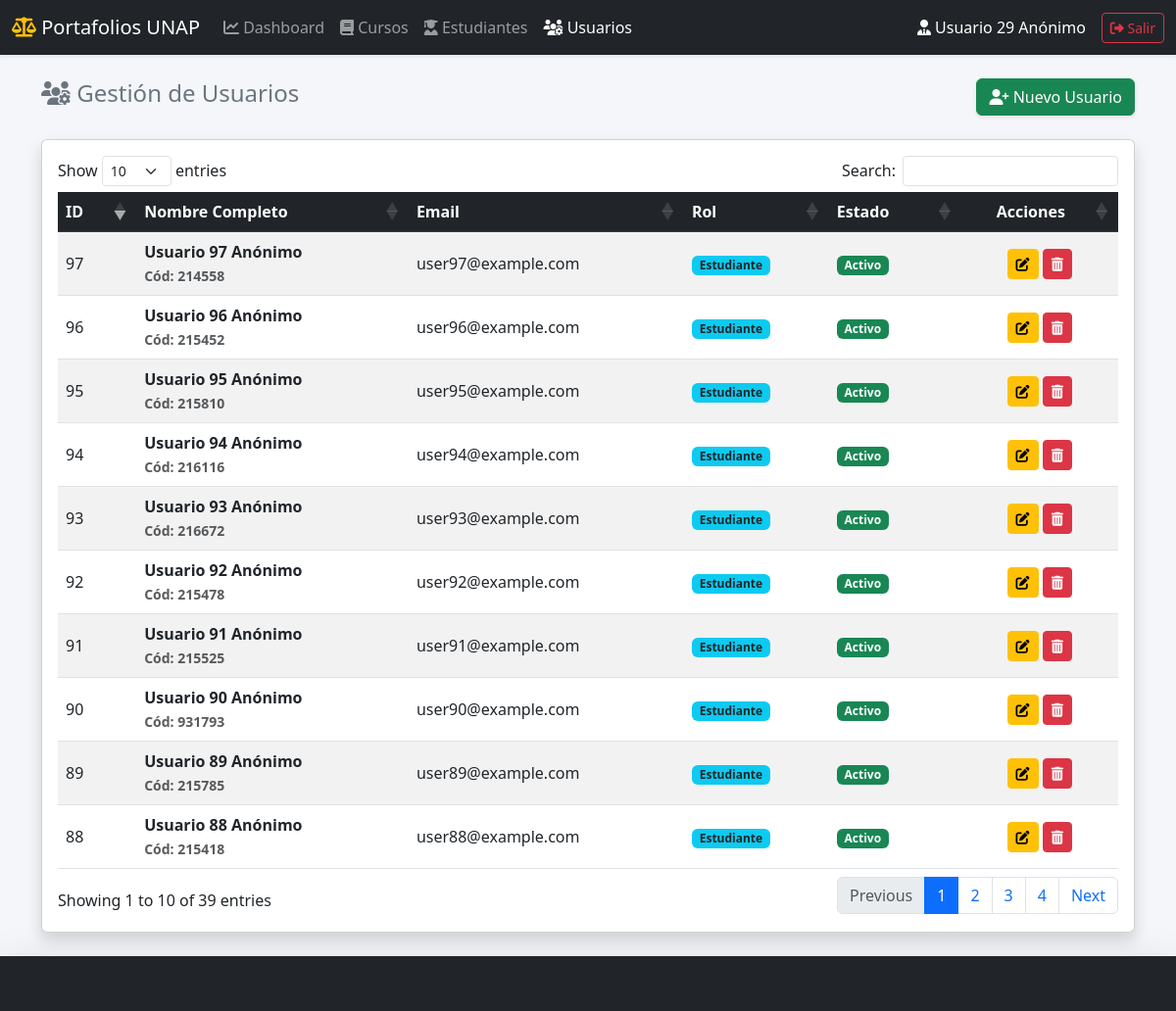
Screenshot of /usuarios.php (signed in) with the database file from the repository.
### tables this page shows
CREATE TABLE `usuarios` (
  `id` int(11) NOT NULL,
  `rol` enum('admin','docente','estudiante') NOT NULL,
  `nombres` varchar(100) NOT NULL,
  `apellidos` varchar(100) NOT NULL,
  `email` varchar(100) NOT NULL,
  `password` varchar(255) NOT NULL,
  `codigo_estudiante` varchar(20) DEFAULT NULL,
  `ciclo` varchar(10) DEFAULT NULL,
  `semestre` varchar(10) DEFAULT NULL,
  `estado` tinyint(1) DEFAULT 1,
  `created_at` timestamp NULL DEFAULT current_timestamp(),
  `reset_token` varchar(100) DEFAULT NULL,
  `reset_token_exp` datetime DEFAULT NULL
);

### usuarios.php (the view, shortened to what this page needs)
<?php
require_once 'config/conexion.php';
$sql_usuarios = "SELECT * FROM usuarios ORDER BY id DESC";
$lista_usuarios = $pdo->query($sql_usuarios)->fetchAll(PDO::FETCH_ASSOC);
?>
<!DOCTYPE html>
<html lang="es">
<head>
    <link href="https://cdn.jsdelivr.net/npm/bootstrap@5.3.0/dist/css/bootstrap.min.css" rel="stylesheet">
    <link rel="stylesheet" href="https://cdnjs.cloudflare.com/ajax/libs/font-awesome/6.4.0/css/all.min.css">
    <link rel="stylesheet" href="https://cdn.datatables.net/1.13.4/css/dataTables.bootstrap5.min.css">
</head>
<body>
    <nav class="navbar navbar-expand-lg navbar-dark bg-dark shadow-sm">
        <div class="container-fluid">
            <a class="navbar-brand" href="index.php"><i class="fas fa-balance-scale text-warning"></i> Portafolios UNAP</a>
            <div class="collapse navbar-collapse" id="navbarNav">
                <ul class="navbar-nav me-auto">
                    <li class="nav-item"><a class="nav-link" href="index.php"><i class="fas fa-chart-line"></i> Dashboard</a></li>
                    <li class="nav-item"><a class="nav-link" href="cursos.php"><i class="fas fa-book"></i> Cursos</a></li>
                    <li class="nav-item"><a class="nav-link" href="estudiantes.php"><i class="fas fa-user-graduate"></i> Estudiantes</a></li>
                    <li class="nav-item"><a class="nav-link active" href="usuarios.php"><i class="fas fa-users-cog"></i> Usuarios</a></li>
                </ul>
                <div class="d-flex text-white align-items-center">
                    <span class="me-3"><i class="fas fa-user-tie"></i> <?= htmlspecialchars($_SESSION['nombre_completo'] ?? 'Admin') ?></span>
                    <a href="logout.php" class="btn btn-outline-danger btn-sm"><i class="fas fa-sign-out-alt"></i> Salir</a>
                </div>
            </div>
        </div>
    </nav>
    <main class="container py-4">
        <div class="d-flex justify-content-between align-items-center mb-4">
            <h2 class="h4 text-secondary"><i class="fas fa-users-cog"></i> Gestión de Usuarios</h2>
            <button class="btn btn-success shadow-sm" onclick="abrirModalUsuario()">
                <i class="fas fa-user-plus"></i> Nuevo Usuario
            </button>
        </div>
        <div class="card shadow">
            <div class="card-body">
                <div class="table-responsive">
                    <table id="tablaUsuarios" class="table table-striped table-hover align-middle w-100">
                        <thead class="table-dark">
                            <tr>
                                <th>ID</th>
                                <th>Nombre Completo</th>
                                <th>Email</th>
                                <th>Rol</th>
                                <th>Estado</th>
                                <th class="text-center">Acciones</th>
                            </tr>
                        </thead>
                        <tbody>
                            <?php foreach ($lista_usuarios as $user): ?>
                            <tr>
                                <td><?= $user['id'] ?></td>
                                <td class="fw-bold">
                                    <?= htmlspecialchars($user['nombres'] . ' ' . $user['apellidos']) ?>
                                    <?php if($user['codigo_estudiante']): ?>
                                        <br><small class="text-muted">Cód: <?= htmlspecialchars($user['codigo_estudiante']) ?></small>
                                    <?php endif; ?>
                                </td>
                                <td><?= htmlspecialchars($user['email']) ?></td>
                                <td>
                                    <?php if($user['rol'] == 'docente'): ?>
                                        <span class="badge bg-primary">Docente</span>
                                    <?php elseif($user['rol'] == 'admin'): ?>
                                        <span class="badge bg-dark">Admin</span>
                                    <?php else: ?>
                                        <span class="badge bg-info text-dark">Estudiante</span>
                                    <?php endif; ?>
                                </td>
                                <td>
                                    <?= $user['estado'] ? '<span class="badge bg-success">Activo</span>' : '<span class="badge bg-danger">Inactivo</span>' ?>
                                </td>
                                <td class="text-center">
                                    <button class="btn btn-sm btn-warning" title="Editar"
                                            onclick="abrirModalUsuario(
                                                <?= $user['id'] ?>,
                                                '<?= htmlspecialchars($user['nombres'], ENT_QUOTES) ?>',
                                                '<?= htmlspecialchars($user['apellidos'], ENT_QUOTES) ?>',
                                                '<?= htmlspecialchars($user['email'], ENT_QUOTES) ?>',
                                                '<?= $user['rol'] ?>',
                                                '<?= htmlspecialchars($user['codigo_estudiante'] ?? '', ENT_QUOTES) ?>',
                                                <?= $user['estado'] ?>
                                            )">
                                        <i class="fas fa-edit"></i>
                                    </button>
                                    <form action="usuarios.php" method="POST" class="d-inline" onsubmit="return confirm('¿Eliminar este usuario definitivamente?');">
                                        <button type="submit" class="btn btn-sm btn-danger" title="Eliminar"><i class="fas fa-trash-alt"></i></button>
                                    </form>
                                </td>
                            </tr>
                            <?php endforeach; ?>
                        </tbody>
                    </table>
                </div>
            </div>
        </div>
    </main>
    <footer class="footer mt-auto py-3 bg-dark text-white text-center shadow-lg">
        <div class="container"><span class="text-muted">Desarrollado por Michael Espinoza Coila</span></div>
    </footer>
</body>
</html>

### usuarios.php (style rules this page uses)
body { display: flex; flex-direction: column; min-height: 100vh; background-color: #f4f6f9; }
main { flex: 1; }

### rows the page displays
usuarios: id "97", nombres+apellidos "Usuario 97 Anónimo", codigo_estudiante "214558", email "user97@example.com", rol "Estudiante", estado "Activo"
usuarios: id "96", nombres+apellidos "Usuario 96 Anónimo", codigo_estudiante "215452", email "user96@example.com", rol "Estudiante", estado "Activo"
usuarios: id "95", nombres+apellidos "Usuario 95 Anónimo", codigo_estudiante "215810", email "user95@example.com", rol "Estudiante", estado "Activo"
usuarios: id "94", nombres+apellidos "Usuario 94 Anónimo", codigo_estudiante "216116", email "user94@example.com", rol "Estudiante", estado "Activo"
usuarios: id "93", nombres+apellidos "Usuario 93 Anónimo", codigo_estudiante "216672", email "user93@example.com", rol "Estudiante", estado "Activo"
usuarios: id "92", nombres+apellidos "Usuario 92 Anónimo", codigo_estudiante "215478", email "user92@example.com", rol "Estudiante", estado "Activo"
usuarios: id "91", nombres+apellidos "Usuario 91 Anónimo", codigo_estudiante "215525", email "user91@example.com", rol "Estudiante", estado "Activo"
usuarios: id "90", nombres+apellidos "Usuario 90 Anónimo", codigo_estudiante "931793", email "user90@example.com", rol "Estudiante", estado "Activo"
usuarios: id "89", nombres+apellidos "Usuario 89 Anónimo", codigo_estudiante "215785", email "user89@example.com", rol "Estudiante", estado "Activo"
usuarios: id "88", nombres+apellidos "Usuario 88 Anónimo", codigo_estudiante "215418", email "user88@example.com", rol "Estudiante", estado "Activo"

### other values shown
$_SESSION['nombre_completo'] "Usuario 29 Anónimo"
